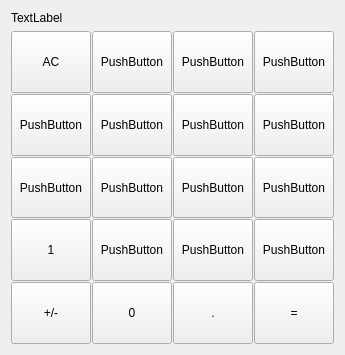
<?xml version="1.0" encoding="UTF-8"?>
<ui version="4.0">
 <class>Form</class>
 <widget class="QWidget" name="Form">
  <property name="geometry">
   <rect>
    <x>0</x>
    <y>0</y>
    <width>338</width>
    <height>355</height>
   </rect>
  </property>
  <property name="windowTitle">
   <string>Form</string>
  </property>
  <layout class="QVBoxLayout" name="verticalLayout">
   <item>
    <widget class="QLabel" name="label">
     <property name="text">
      <string>TextLabel</string>
     </property>
    </widget>
   </item>
   <item>
    <layout class="QGridLayout" name="gridLayout">
     <property name="spacing">
      <number>1</number>
     </property>
     <item row="3" column="3">
      <widget class="QPushButton" name="pushButton_8">
       <property name="sizePolicy">
        <sizepolicy hsizetype="Expanding" vsizetype="Expanding">
         <horstretch>0</horstretch>
         <verstretch>0</verstretch>
        </sizepolicy>
       </property>
       <property name="text">
        <string>PushButton</string>
       </property>
      </widget>
     </item>
     <item row="2" column="3">
      <widget class="QPushButton" name="pushButton_4">
       <property name="sizePolicy">
        <sizepolicy hsizetype="Expanding" vsizetype="Expanding">
         <horstretch>0</horstretch>
         <verstretch>0</verstretch>
        </sizepolicy>
       </property>
       <property name="text">
        <string>PushButton</string>
       </property>
      </widget>
     </item>
     <item row="5" column="0">
      <widget class="QPushButton" name="pushButton_13">
       <property name="sizePolicy">
        <sizepolicy hsizetype="Minimum" vsizetype="Expanding">
         <horstretch>0</horstretch>
         <verstretch>0</verstretch>
        </sizepolicy>
       </property>
       <property name="text">
        <string>1</string>
       </property>
      </widget>
     </item>
     <item row="4" column="3">
      <widget class="QPushButton" name="pushButton_12">
       <property name="sizePolicy">
        <sizepolicy hsizetype="Expanding" vsizetype="Expanding">
         <horstretch>0</horstretch>
         <verstretch>0</verstretch>
        </sizepolicy>
       </property>
       <property name="text">
        <string>PushButton</string>
       </property>
      </widget>
     </item>
     <item row="3" column="0">
      <widget class="QPushButton" name="pushButton_7">
       <property name="sizePolicy">
        <sizepolicy hsizetype="Minimum" vsizetype="Expanding">
         <horstretch>0</horstretch>
         <verstretch>0</verstretch>
        </sizepolicy>
       </property>
       <property name="text">
        <string>PushButton</string>
       </property>
      </widget>
     </item>
     <item row="4" column="0">
      <widget class="QPushButton" name="pushButton_10">
       <property name="sizePolicy">
        <sizepolicy hsizetype="Minimum" vsizetype="Expanding">
         <horstretch>0</horstretch>
         <verstretch>0</verstretch>
        </sizepolicy>
       </property>
       <property name="text">
        <string>PushButton</string>
       </property>
      </widget>
     </item>
     <item row="4" column="1">
      <widget class="QPushButton" name="pushButton_9">
       <property name="sizePolicy">
        <sizepolicy hsizetype="Minimum" vsizetype="Ignored">
         <horstretch>0</horstretch>
         <verstretch>0</verstretch>
        </sizepolicy>
       </property>
       <property name="text">
        <string>PushButton</string>
       </property>
      </widget>
     </item>
     <item row="4" column="2">
      <widget class="QPushButton" name="pushButton_11">
       <property name="sizePolicy">
        <sizepolicy hsizetype="Minimum" vsizetype="Expanding">
         <horstretch>0</horstretch>
         <verstretch>0</verstretch>
        </sizepolicy>
       </property>
       <property name="text">
        <string>PushButton</string>
       </property>
      </widget>
     </item>
     <item row="5" column="1">
      <widget class="QPushButton" name="pushButton_15">
       <property name="sizePolicy">
        <sizepolicy hsizetype="Minimum" vsizetype="Expanding">
         <horstretch>0</horstretch>
         <verstretch>0</verstretch>
        </sizepolicy>
       </property>
       <property name="text">
        <string>PushButton</string>
       </property>
      </widget>
     </item>
     <item row="6" column="2">
      <widget class="QPushButton" name="pushButton_17">
       <property name="sizePolicy">
        <sizepolicy hsizetype="Minimum" vsizetype="Expanding">
         <horstretch>0</horstretch>
         <verstretch>0</verstretch>
        </sizepolicy>
       </property>
       <property name="text">
        <string>.</string>
       </property>
      </widget>
     </item>
     <item row="6" column="0">
      <widget class="QPushButton" name="pushButton_14">
       <property name="sizePolicy">
        <sizepolicy hsizetype="Minimum" vsizetype="Expanding">
         <horstretch>0</horstretch>
         <verstretch>0</verstretch>
        </sizepolicy>
       </property>
       <property name="text">
        <string>+/-</string>
       </property>
      </widget>
     </item>
     <item row="5" column="2">
      <widget class="QPushButton" name="pushButton_18">
       <property name="sizePolicy">
        <sizepolicy hsizetype="Minimum" vsizetype="Expanding">
         <horstretch>0</horstretch>
         <verstretch>0</verstretch>
        </sizepolicy>
       </property>
       <property name="text">
        <string>PushButton</string>
       </property>
      </widget>
     </item>
     <item row="6" column="1">
      <widget class="QPushButton" name="pushButton_16">
       <property name="sizePolicy">
        <sizepolicy hsizetype="Minimum" vsizetype="Expanding">
         <horstretch>0</horstretch>
         <verstretch>0</verstretch>
        </sizepolicy>
       </property>
       <property name="text">
        <string>0</string>
       </property>
      </widget>
     </item>
     <item row="5" column="3">
      <widget class="QPushButton" name="pushButton_19">
       <property name="sizePolicy">
        <sizepolicy hsizetype="Minimum" vsizetype="Expanding">
         <horstretch>0</horstretch>
         <verstretch>0</verstretch>
        </sizepolicy>
       </property>
       <property name="text">
        <string>PushButton</string>
       </property>
      </widget>
     </item>
     <item row="2" column="0">
      <widget class="QPushButton" name="pushButton">
       <property name="sizePolicy">
        <sizepolicy hsizetype="Expanding" vsizetype="Expanding">
         <horstretch>0</horstretch>
         <verstretch>0</verstretch>
        </sizepolicy>
       </property>
       <property name="text">
        <string>AC</string>
       </property>
      </widget>
     </item>
     <item row="3" column="2">
      <widget class="QPushButton" name="pushButton_5">
       <property name="sizePolicy">
        <sizepolicy hsizetype="Minimum" vsizetype="Expanding">
         <horstretch>0</horstretch>
         <verstretch>0</verstretch>
        </sizepolicy>
       </property>
       <property name="text">
        <string>PushButton</string>
       </property>
      </widget>
     </item>
     <item row="3" column="1">
      <widget class="QPushButton" name="pushButton_6">
       <property name="sizePolicy">
        <sizepolicy hsizetype="Minimum" vsizetype="Expanding">
         <horstretch>0</horstretch>
         <verstretch>0</verstretch>
        </sizepolicy>
       </property>
       <property name="text">
        <string>PushButton</string>
       </property>
      </widget>
     </item>
     <item row="6" column="3">
      <widget class="QPushButton" name="pushButton_20">
       <property name="sizePolicy">
        <sizepolicy hsizetype="Minimum" vsizetype="Expanding">
         <horstretch>0</horstretch>
         <verstretch>0</verstretch>
        </sizepolicy>
       </property>
       <property name="text">
        <string>=</string>
       </property>
      </widget>
     </item>
     <item row="2" column="1">
      <widget class="QPushButton" name="pushButton_2">
       <property name="sizePolicy">
        <sizepolicy hsizetype="Expanding" vsizetype="Expanding">
         <horstretch>0</horstretch>
         <verstretch>0</verstretch>
        </sizepolicy>
       </property>
       <property name="text">
        <string>PushButton</string>
       </property>
      </widget>
     </item>
     <item row="2" column="2">
      <widget class="QPushButton" name="pushButton_3">
       <property name="sizePolicy">
        <sizepolicy hsizetype="Expanding" vsizetype="Expanding">
         <horstretch>0</horstretch>
         <verstretch>0</verstretch>
        </sizepolicy>
       </property>
       <property name="text">
        <string>PushButton</string>
       </property>
      </widget>
     </item>
    </layout>
   </item>
  </layout>
 </widget>
 <resources/>
 <connections/>
</ui>
